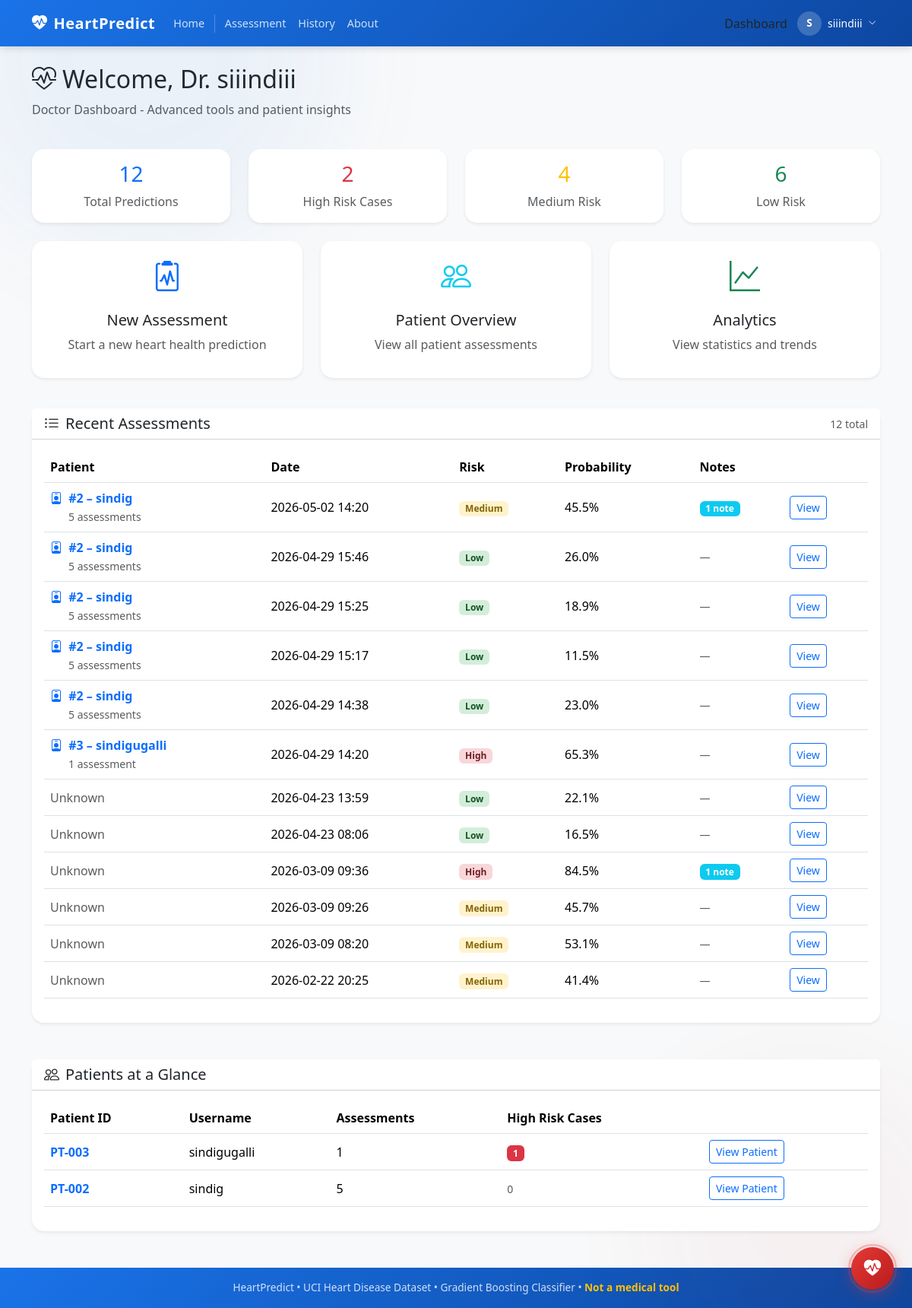
/dashboard/doctor (signed in), run on the app's committed database.
### models.py (models this page shows, shortened)
class User(db.Model):
    __tablename__ = "users"
    id           = db.Column(db.Integer, primary_key=True)
    username     = db.Column(db.String(80), unique=True, nullable=False)
    email        = db.Column(db.String(120), unique=True, nullable=False)
    password_hash = db.Column(db.String(256), nullable=False)
    role         = db.Column(db.String(20), nullable=False, default='user')
    status       = db.Column(db.String(20), nullable=False, default='active')
    created_at   = db.Column(db.DateTime, default=datetime.utcnow)
    approved_at  = db.Column(db.DateTime, nullable=True)

class Prediction(db.Model):
    __tablename__ = "predictions"
    id           = db.Column(db.Integer, primary_key=True)
    user_id      = db.Column(db.Integer, db.ForeignKey('users.id'), nullable=True)
    created_at   = db.Column(db.DateTime, default=datetime.utcnow)
    input_data   = db.Column(db.Text, nullable=False)
    prediction   = db.Column(db.Integer, nullable=False)
    probability  = db.Column(db.Float, nullable=False)
    risk_level   = db.Column(db.String(20), nullable=False)
    def to_dict(self):
        import json
        return {
            "id":          self.id,
            "created_at":  self.created_at.strftime("%Y-%m-%d %H:%M"),
            "input_data":  json.loads(self.input_data),
            "prediction":  self.prediction,
            "probability": round(self.probability * 100, 1),
            "risk_level":  self.risk_level,
        }

### dashboard_routes.py (the view)
@dashboard.route('/doctor')
@login_required
@role_required('doctor')
def doctor_dashboard():
    from models import Prediction, PredictionNote
    from collections import defaultdict
    records = Prediction.query.order_by(Prediction.created_at.desc()).limit(50).all()
    stats = {
        'total': Prediction.query.count(),
        'high_risk': Prediction.query.filter_by(risk_level='High').count(),
        'pending': Prediction.query.filter_by(risk_level='Medium').count(),
        'cleared': Prediction.query.filter_by(risk_level='Low').count(),
    }
    patient_map = {}
    for r in records:
        uid = r.user_id
        if uid and uid not in patient_map:
            patient = User.query.get(uid)
            if patient:
                patient_map[uid] = {
                    'id': patient.id,
                    'username': patient.username,
                    'email': patient.email,
                    'assessment_count': Prediction.query.filter_by(user_id=uid).count(),
                    'high_risk_count': Prediction.query.filter_by(user_id=uid, risk_level='High').count(),
                }
    records_data = []
    for r in records:
        d = r.to_dict()
        note_count = PredictionNote.query.filter_by(prediction_id=r.id).count()
        d['notes_count'] = note_count
        d['patient'] = patient_map.get(r.user_id)
        records_data.append(d)
    patients_summary = sorted(patient_map.values(), key=lambda p: p['high_risk_count'], reverse=True)
    return render_template('dashboard/doctor_dashboard.html', records=records_data, stats=stats, patients_summary=patients_summary)

### auth.py (called while the page is built)
@login_manager.user_loader
def load_user(user_id):
    from models import User
    return User.query.get(int(user_id))

### templates/dashboard/doctor_dashboard.html (shortened to what this page needs)
{% extends "base.html" %}
{% block content %}
<div class="container py-4">
  <div class="row mb-4">
    <div class="col">
      <h2><i class="bi bi-heart-pulse me-2"></i>Welcome, Dr. {{ current_user.username }}</h2>
      <p class="text-muted">Doctor Dashboard - Advanced tools and patient insights</p>
    </div>
  </div>
  <div class="row mb-4">
    <div class="col-md-3">
      <div class="card text-center border-0 shadow-sm">
        <div class="card-body">
          <h3 class="text-primary">{{ stats.total }}</h3>
          <p class="text-muted mb-0">Total Predictions</p>
        </div>
      </div>
    </div>
    <div class="col-md-3">
      <div class="card text-center border-0 shadow-sm">
        <div class="card-body">
          <h3 class="text-danger">{{ stats.high_risk }}</h3>
          <p class="text-muted mb-0">High Risk Cases</p>
        </div>
      </div>
    </div>
    <div class="col-md-3">
      <div class="card text-center border-0 shadow-sm">
        <div class="card-body">
          <h3 class="text-warning">{{ stats.pending }}</h3>
          <p class="text-muted mb-0">Medium Risk</p>
        </div>
      </div>
    </div>
    <div class="col-md-3">
      <div class="card text-center border-0 shadow-sm">
        <div class="card-body">
          <h3 class="text-success">{{ stats.cleared }}</h3>
          <p class="text-muted mb-0">Low Risk</p>
        </div>
      </div>
    </div>
  </div>
  <div class="row">
    <div class="col-md-4 mb-3">
      <a href="{{ url_for('predict') }}" class="text-decoration-none">
        <div class="card border-0 shadow-sm h-100">
          <div class="card-body text-center">
            <i class="bi bi-clipboard2-pulse text-primary" style="font-size: 2.5rem;"></i>
            <h5 class="mt-3">New Assessment</h5>
            <p class="text-muted">Start a new heart health prediction</p>
          </div>
        </div>
      </a>
    </div>
    <div class="col-md-4 mb-3">
      <div class="card border-0 shadow-sm h-100">
        <div class="card-body text-center">
          <i class="bi bi-people text-info" style="font-size: 2.5rem;"></i>
          <h5 class="mt-3">Patient Overview</h5>
          <p class="text-muted">View all patient assessments</p>
        </div>
      </div>
    </div>
    <div class="col-md-4 mb-3">
      <a href="{{ url_for('dashboard.analytics') }}" class="text-decoration-none">
        <div class="card border-0 shadow-sm h-100">
          <div class="card-body text-center">
            <i class="bi bi-graph-up text-success" style="font-size: 2.5rem;"></i>
            <h5 class="mt-3">Analytics</h5>
            <p class="text-muted">View statistics and trends</p>
          </div>
        </div>
      </a>
    </div>
  </div>
  <div class="row mt-4">
    <div class="col">
      <div class="card border-0 shadow-sm">
        <div class="card-header bg-white d-flex justify-content-between align-items-center">
          <h5 class="mb-0"><i class="bi bi-list-ul me-2"></i>Recent Assessments</h5>
          <span class="text-muted small">{{ stats.total }} total</span>
        </div>
        <div class="card-body">
          {% if records %}
          <div class="table-responsive">
            <table class="table table-hover align-middle">
              <thead>
                <tr>
                  <th>Patient</th>
                  <th>Date</th>
                  <th>Risk</th>
                  <th>Probability</th>
                  <th>Notes</th>
                  <th></th>
                </tr>
              </thead>
              <tbody>
                {% for record in records %}
                <tr>
                  <td>
                    {% if record.patient %}
                      <a href="{{ url_for('dashboard.patient_profile', user_id=record.patient.id) }}" class="text-decoration-none fw-semibold">
                        <i class="bi bi-person-badge me-1 text-primary"></i>
                        #{{ record.patient.id }} – {{ record.patient.username }}
                      </a>
                      <br><small class="text-muted ms-4">{{ record.patient.assessment_count }} assessment{{ 's' if record.patient.assessment_count > 1 else '' }}</small>
                    {% else %}
                      <span class="text-muted">Unknown</span>
                    {% endif %}
                  </td>
                  <td>{{ record.created_at }}</td>
                  <td><span class="badge risk-{{ record.risk_level }}">{{ record.risk_level }}</span></td>
                  <td>{{ record.probability }}%</td>
                  <td>
                    {% if record.notes_count > 0 %}
                      <span class="badge bg-info">{{ record.notes_count }} note{{ 's' if record.notes_count > 1 else '' }}</span>
                    {% else %}
                      <span class="text-muted small">—</span>
                    {% endif %}
                  </td>
                  <td><button class="btn btn-sm btn-outline-primary view-prediction-btn"
                              data-prediction-id="{{ record.id }}"
                              data-bs-toggle="modal"
                              data-bs-target="#predictionModal">View</button></td>
                </tr>
                {% endfor %}
              </tbody>
            </table>
          </div>
          {% else %}
          <p class="text-muted text-center py-4 mb-0">No assessments in the system yet.</p>
          {% endif %}
        </div>
      </div>
    </div>
  </div>
</div>
{% if patients_summary %}
<div class="container mt-4">
  <div class="card border-0 shadow-sm">
    <div class="card-header bg-white">
      <h5 class="mb-0"><i class="bi bi-people me-2"></i>Patients at a Glance</h5>
    </div>
    <div class="card-body">
      <div class="table-responsive">
        <table class="table table-hover align-middle">
          <thead>
            <tr>
              <th>Patient ID</th>
              <th>Username</th>
              <th>Assessments</th>
              <th>High Risk Cases</th>
              <th></th>
            </tr>
          </thead>
          <tbody>
            {% for patient in patients_summary %}
            <tr>
              <td><span class="fw-bold text-primary">PT-{{ '%03d' % patient.id }}</span></td>
              <td>{{ patient.username }}</td>
              <td>{{ patient.assessment_count }}</td>
              <td>
                {% if patient.high_risk_count > 0 %}
                  <span class="badge bg-danger">{{ patient.high_risk_count }}</span>
                {% else %}
                  <span class="text-muted small">0</span>
                {% endif %}
              </td>
              <td>
                <a href="{{ url_for('dashboard.patient_profile', user_id=patient.id) }}" class="btn btn-sm btn-outline-primary">
                  View Patient
                </a>
              </td>
            </tr>
            {% endfor %}
          </tbody>
        </table>
      </div>
    </div>
  </div>
</div>
{% endif %}
{% endblock %}

### templates/base.html (shortened to what this page needs)
<!DOCTYPE html>
<html lang="en">
<head>
  <link href="https://cdn.jsdelivr.net/npm/bootstrap@5.3.3/dist/css/bootstrap.min.css"
        rel="stylesheet"/>
  <link href="https://cdn.jsdelivr.net/npm/bootstrap-icons@1.11.3/font/bootstrap-icons.css"
        rel="stylesheet"/>
  <link href="https://unpkg.com/aos@2.3.1/dist/aos.css" rel="stylesheet">
</head>
<body>
<div class="bg-atmosphere">
  <div class="blob"></div>
</div>
<nav class="navbar navbar-expand-lg navbar-dark">
  <div class="container">
    <a href="{{ url_for('index') }}" class="navbar-brand d-flex align-items-center gap-2">
      <i class="bi bi-heart-pulse-fill"></i>
      <span>HeartPredict</span>
    </a>
    <div class="collapse navbar-collapse" id="navMenu">
      <ul class="navbar-nav me-auto">
        <li class="nav-item">
          <a class="nav-link {% if request.endpoint == 'index' %}active{% endif %}"
             href="{{ url_for('index') }}">
            Home
          </a>
        </li>
        {% if current_user.is_authenticated %}
        <li class="nav-item">
          <a class="nav-link {% if request.endpoint == 'predict' %}active{% endif %}"
             href="{{ url_for('predict') }}">
            Assessment
          </a>
        </li>
        <li class="nav-item">
          <a class="nav-link {% if request.endpoint == 'history' %}active{% endif %}"
             href="{{ url_for('history') }}">
            History
          </a>
        </li>
        <li class="nav-item">
          <a class="nav-link {% if request.endpoint == 'about' %}active{% endif %}"
             href="{{ url_for('about') }}">
            About
          </a>
        </li>
        {% endif %}
      </ul>
      {% if current_user.is_authenticated %}
      <div class="d-flex align-items-center gap-2">
        <a href="{{ url_for('dashboard.redirect_dashboard') }}"
           class="nav-link d-none d-lg-block">
          Dashboard
        </a>
        <div class="dropdown">
          <button class="btn btn-link text-white text-decoration-none d-flex align-items-center gap-2 p-1"
                  data-bs-toggle="dropdown" aria-expanded="false">
            <div class="user-avatar">
              {{ current_user.username[0] | upper }}
            </div>
            <span class="d-none d-sm-inline small">{{ current_user.username }}</span>
            <i class="bi bi-chevron-down" style="font-size:0.65rem"></i>
          </button>
        </div>
      </div>
      {% else %}
      <div class="d-flex gap-2">
        <a href="{{ url_for('auth.login') }}" class="btn btn-nav-login">Login</a>
        <a href="{{ url_for('auth.register') }}" class="btn btn-light btn-sm px-3" style="border-radius:0.5rem;font-weight:500">Register</a>
      </div>
      {% endif %}
    </div>
  </div>
</nav>
<main class="pb-5">
  {% block content %}{% endblock %}
</main>
<footer class="py-3 text-center">
  <div class="container">
    <p class="mb-0">
      HeartPredict &bull; UCI Heart Disease Dataset &bull; Gradient Boosting Classifier
      &bull; <span class="text-warning fw-semibold">Not a medical tool</span>
    </p>
  </div>
</footer>
{% if current_user.is_authenticated %}
<div class="chat-fab" id="chatFab">
  <button class="fab-btn" id="chatFabBtn" aria-label="Open Heart Health Assistant">
    <i class="bi bi-heart-pulse-fill"></i>
    <span class="pulse-ring"></span>
  </button>
</div>
{% endif %}
</body>
</html>

### templates/base.html (style rules this page uses)
:root { --primary-color: #1a73e8; --primary-dark: #0d47a1; --accent-red: #c62828; --transition-smooth: cubic-bezier(0.34, 1.56, 0.64, 1); --transition-spring: cubic-bezier(0.175, 0.885, 0.32, 1.275); }
html { scroll-behavior: smooth; }
body { background: #f8f9fa; overflow-x: hidden; }
.bg-atmosphere { position: fixed; inset: 0; pointer-events: none; z-index: 0; overflow: hidden; }
.bg-atmosphere .blob { position: absolute; border-radius: 50%; filter: blur(80px); opacity: 0.06; animation: blobDrift 20s ease-in-out infinite; }
.bg-atmosphere .blob:nth-child(1) { width: 500px; height: 500px; background: var(--primary-color); top: -10%; left: -5%; }
.card { border: none; border-radius: 1rem; box-shadow: 0 2px 12px rgba(0,0,0,.06); transition: transform 0.35s var(--transition-smooth), box-shadow 0.35s var(--transition-smooth); }
.risk-Low { background: #d4edda; color: #155724; }
.risk-Medium { background: #fff3cd; color: #856404; }
.risk-High { background: #f8d7da; color: #721c24; }
.btn { transition: all 0.3s var(--transition-smooth); }
footer { background: linear-gradient(135deg, var(--primary-color) 0%, var(--primary-dark) 100%); color: rgba(255,255,255,0.8); font-size: .85rem; }
.chat-fab { position: fixed; bottom: 1.5rem; right: 1.5rem; z-index: 1055; }
.chat-fab .fab-btn { width: 56px; height: 56px; border-radius: 50%; background: linear-gradient(135deg, #E53935, #B71C1C); border: none; color: #fff; display: flex; align-items: center; justify-content: center; font-size: 1.4rem; cursor: pointer; box-shadow: 0 4px 20px rgba(229,57,53,0.4); transition: transform 0.3s cubic-bezier(0.34,1.56,0.64,1), box-shadow 0.3s ease; position: relative; }
.chat-fab .fab-btn .pulse-ring { position: absolute; inset: -4px; border-radius: 50%; border: 2px solid rgba(229,57,53,0.3); animation: fabPulse 2s ease-out infinite; }
.navbar { background: linear-gradient(135deg, var(--primary-color) 0%, var(--primary-dark) 100%); box-shadow: 0 2px 10px rgba(0,0,0,0.15); padding: 0.6rem 0; transition: padding 0.3s var(--transition-smooth), box-shadow 0.3s var(--transition-smooth); }
.navbar-brand { font-weight: 700; letter-spacing: 0.5px; transition: font-size 0.3s var(--transition-smooth); }
.navbar-nav .nav-link { font-weight: 500; color: rgba(255,255,255,0.8); padding: 0.5rem 0.85rem; border-radius: 0.5rem; transition: all 0.2s; font-size: 0.9rem; }
.user-avatar { width: 32px; height: 32px; background: rgba(255,255,255,0.2); border-radius: 50%; display: flex; align-items: center; justify-content: center; font-size: 0.85rem; font-weight: 600; color: #fff; }

### data on the page
User: username "S", username "siiindiii"
Prediction: patient.id "2", patient.username "sindig", patient.assessment_count "5", patient "s", created_at "2026-05-02 14:20", risk_level "Medium", probability "45.5", notes_count "1"
Prediction: patient.id "2", patient.username "sindig", patient.assessment_count "5", patient "s", created_at "2026-04-29 15:46", risk_level "Low", probability "26.0"
Prediction: patient.id "2", patient.username "sindig", patient.assessment_count "5", patient "s", created_at "2026-04-29 15:25", risk_level "Low", probability "18.9"
Prediction: patient.id "2", patient.username "sindig", patient.assessment_count "5", patient "s", created_at "2026-04-29 15:17", risk_level "Low", probability "11.5"
Prediction: patient.id "2", patient.username "sindig", patient.assessment_count "5", patient "s", created_at "2026-04-29 14:38", risk_level "Low", probability "23.0"
Prediction: patient.id "3", patient.username "sindigugalli", patient.assessment_count "1", created_at "2026-04-29 14:20", risk_level "High", probability "65.3"
Prediction: shows "Unknown", created_at "2026-04-23 13:59", risk_level "Low", probability "22.1"
Prediction: shows "Unknown", created_at "2026-04-23 08:06", risk_level "Low", probability "16.5"
Prediction: shows "Unknown", created_at "2026-03-09 09:36", risk_level "High", probability "84.5", notes_count "1"
Prediction: shows "Unknown", created_at "2026-03-09 09:26", risk_level "Medium", probability "45.7"
Prediction: shows "Unknown", created_at "2026-03-09 08:20", risk_level "Medium", probability "53.1"
Prediction: shows "Unknown", created_at "2026-02-22 20:25", risk_level "Medium", probability "41.4"
User: id "003", username "sindigugalli", assessment_count "1", high_risk_count "1"
User: id "002", username "sindig", assessment_count "5"

### other printed values
{{ stats.total }} "12"
{{ stats.high_risk }} "2"
{{ stats.pending }} "4"
{{ stats.cleared }} "6"
